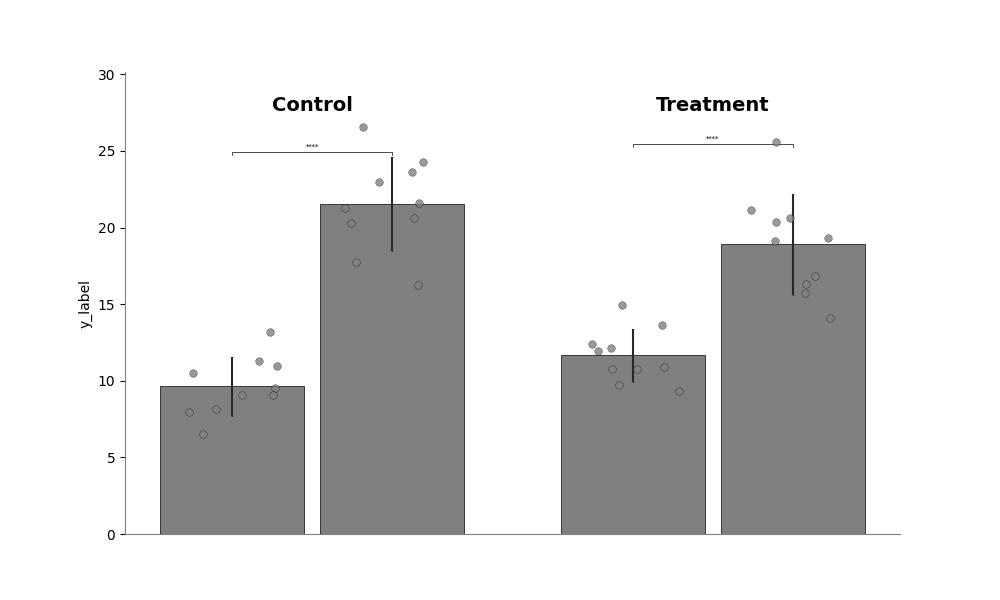

Write Python code to recreate this figure.
import pandas as pd
import numpy as np
import matplotlib.pyplot as plt
from mplib.bar_w_stats import bar_plot_w_stats

# Create mock data
np.random.seed(42)
data = []
groups = ['Control', 'Treatment']
attributes = ['Value1', 'Value2']

for group in groups:
    for _ in range(10):
        data.append({
            'Group': group,
            'Value1': np.random.normal(10 if group == 'Control' else 12, 2),
            'Value2': np.random.normal(20 if group == 'Treatment' else 22, 3)
        })

df = pd.DataFrame(data)

# Create plot
fig, ax = plt.subplots(figsize=(10, 6))
try:
    bar_plot_w_stats(ax, df, "Test Panel")
    plt.savefig("test_bar_plot.png")
    print("Plot created successfully: test_bar_plot.png")
except Exception as e:
    print(f"Error creating plot: {e}")
